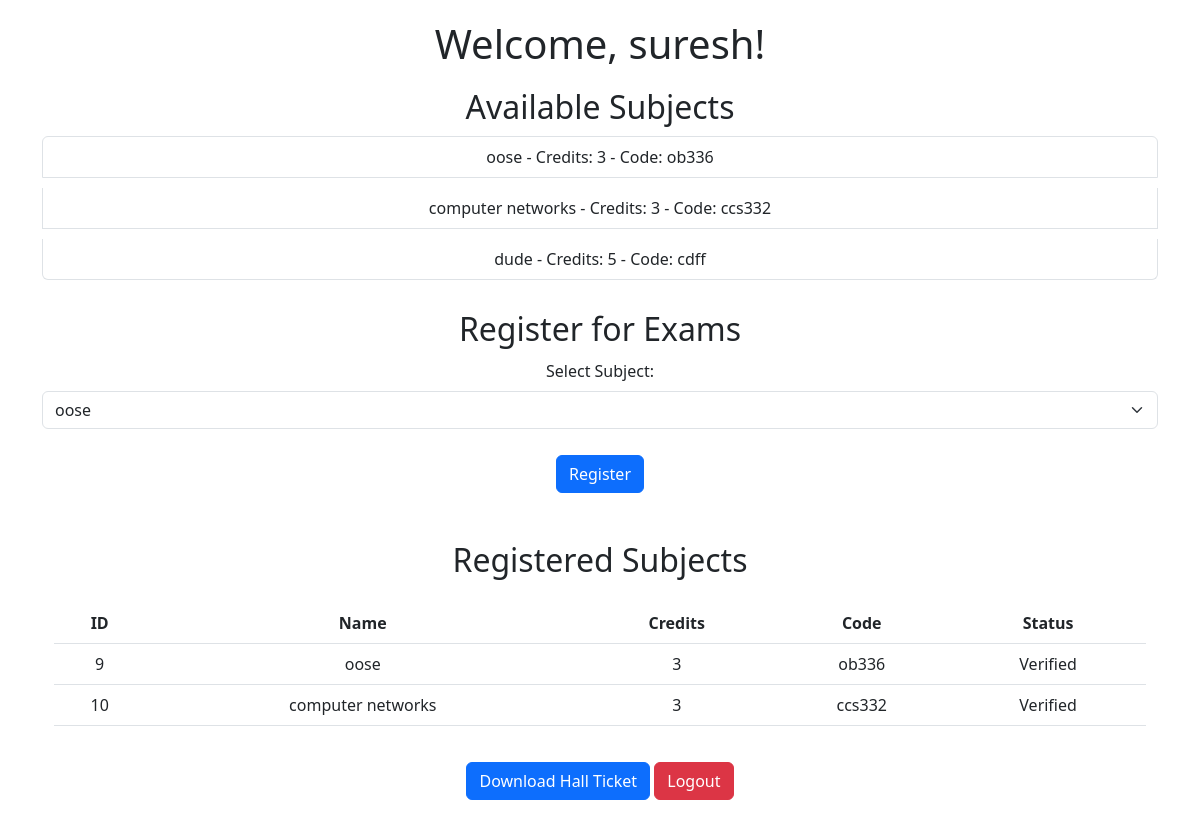
The app's page /student_dashboard (signed in) with its own data.
### tables this page shows
CREATE TABLE subjects
             (id INTEGER PRIMARY KEY AUTOINCREMENT, 
              name TEXT, 
              credits INTEGER,
              code TEXT);

CREATE TABLE exam_registrations
             (id INTEGER PRIMARY KEY AUTOINCREMENT,
              user_id INTEGER,
              subject_id INTEGER,
              registration_date TIMESTAMP DEFAULT CURRENT_TIMESTAMP,
              status TEXT DEFAULT 'Pending',  -- Add status column with default value
              FOREIGN KEY(user_id) REFERENCES users(id),
              FOREIGN KEY(subject_id) REFERENCES subjects(id));

### app.py (the view)
@app.route('/student_dashboard')
def student_dashboard():
    if 'username' in session:
        conn = sqlite3.connect('users.db')
        c = conn.cursor()
        c.execute("SELECT * FROM subjects")
        subjects = c.fetchall()
        c.execute('''SELECT subjects.id, subjects.name, subjects.credits, subjects.code, exam_registrations.status
                     FROM exam_registrations
                     JOIN subjects ON exam_registrations.subject_id = subjects.id
                     JOIN users ON exam_registrations.user_id = users.id
                     WHERE users.username = ?''', (session['username'],))
        registered_subjects = c.fetchall()
        conn.close()
        verification_status = any(reg[4] == 'Verified' for reg in registered_subjects)
        return render_template('student_dashboard.html', username=session['username'], subjects=subjects, registered_subjects=registered_subjects, verification_status=verification_status)
    else:
        return redirect('/')

### templates/student_dashboard.html (shortened to what this page needs)
<!DOCTYPE html>
<html lang="en">
<head>
    <link href="https://cdn.jsdelivr.net/npm/bootstrap@5.3.0-alpha1/dist/css/bootstrap.min.css" rel="stylesheet">
</head>
<body>
    <div class="container">
        <h1>Welcome, {{ username }}!</h1>
        <h2>Available Subjects</h2>
        <ul class="list-group">
            {% for subject in subjects %}
                <li class="list-group-item">{{ subject[1] }} - Credits: {{ subject[2] }} - Code: {{ subject[3] }}</li>
            {% endfor %}
        </ul>
        <h2>Register for Exams</h2>
        <form action="/register_exam" method="POST">
            <div class="mb-3">
                <label for="subject" class="form-label">Select Subject:</label>
                <select name="subject_id" id="subject" class="form-select">
                    {% for subject in subjects %}
                        <option value="{{ subject[0] }}">{{ subject[1] }}</option>
                    {% endfor %}
                </select>
            </div>
            <button type="submit" class="btn btn-primary">Register</button>
        </form>
        <div class="container mt-5">
            <h2 class="mb-4">Registered Subjects</h2>
            <table class="table">
                <thead>
                    <tr>
                        <th>ID</th>
                        <th>Name</th>
                        <th>Credits</th>
                        <th>Code</th>
                        <th>Status</th>
                    </tr>
                </thead>
                <tbody>
                    {% for subject in registered_subjects %}
                        <tr>
                            <td>{{ subject[0] }}</td>
                            <td>{{ subject[1] }}</td>
                            <td>{{ subject[2] }}</td>
                            <td>{{ subject[3] }}</td>
                            <td>{{ subject[4] }}</td>
                        </tr>
                    {% endfor %}
                </tbody>
            </table>
        </div>
        <a href="/download_hall_ticket" class="btn btn-primary">Download Hall Ticket</a>
        <a href="/logout" class="btn btn-danger">Logout</a>
    </div>
</body>
</html>

### templates/student_dashboard.html (style rules this page uses)
body { padding: 20px; text-align: center; }
h1 { margin-bottom: 20px; }
h2 { margin-top: 20px; margin-bottom: 10px; }
ul { list-style: none; padding: 0; }
li { margin-bottom: 10px; }
button { margin-top: 10px; }
a { margin-top: 20px; display: inline-block; }

### records on screen
subjects: name "oose", credits "3", code "ob336"
subjects: name "computer networks", credits "3", code "ccs332"
subjects: name "dude", credits "5", code "cdff"
exam_registrations: subject "9", name "oose", credits "3", code "ob336", status "Verified"
exam_registrations: subject "10", name "computer networks", credits "3", code "ccs332", status "Verified"

### other values on screen
{{ username }} "suresh"
form field subject_id "oose"
